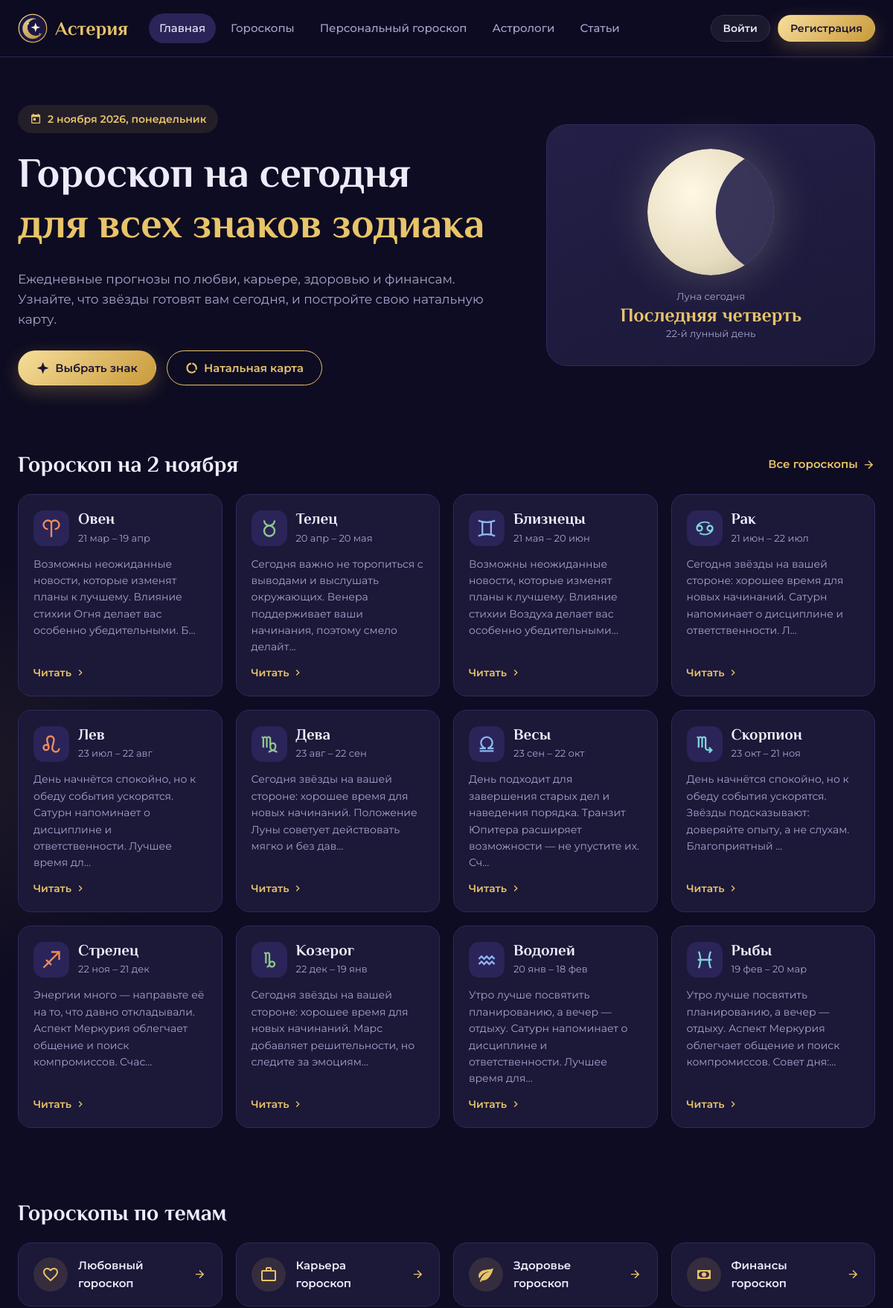
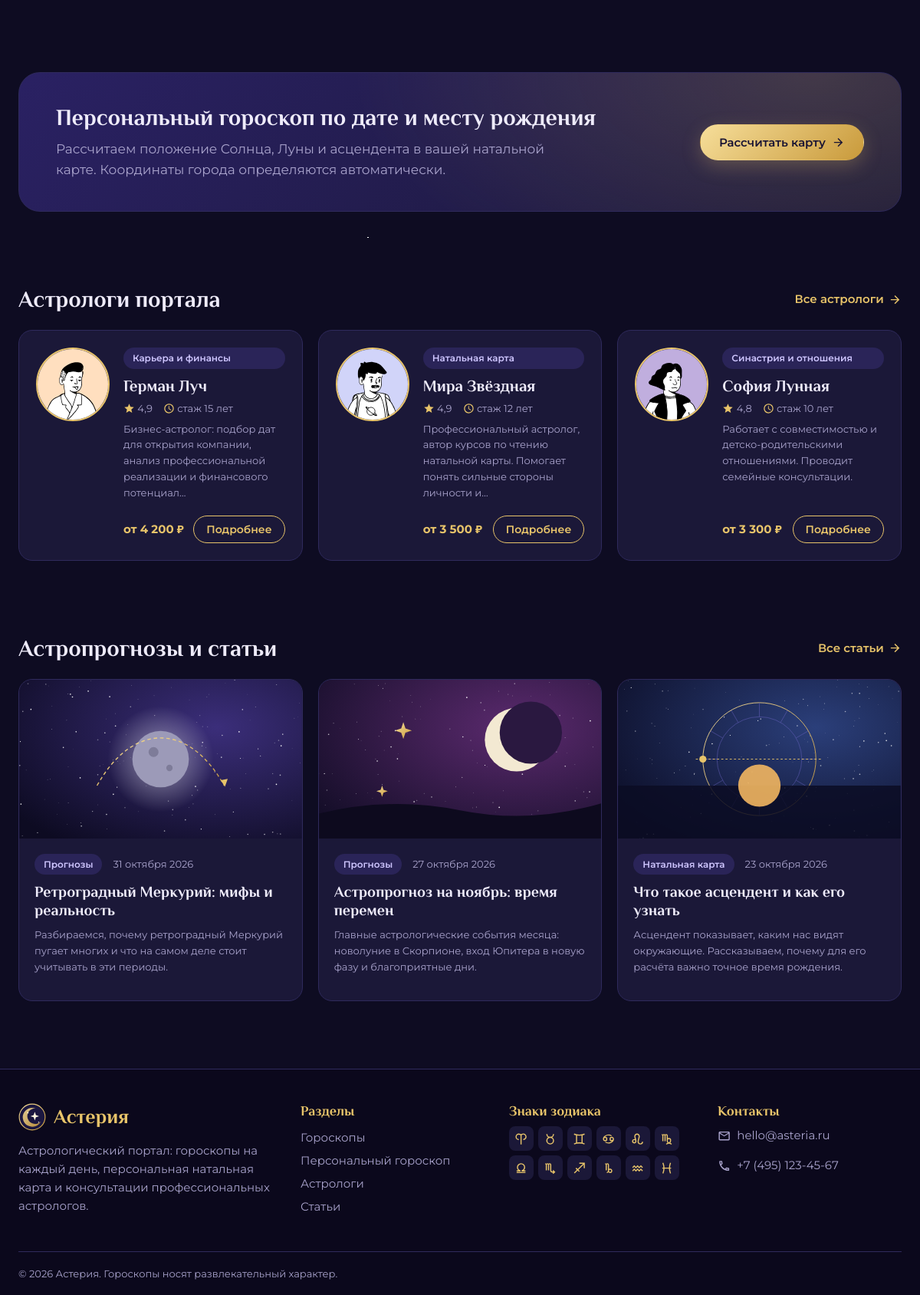
The page / on the database its author committed (2 pictures, top to bottom).
### tables this page shows
CREATE TABLE horoscopes (
  id INT AUTO_INCREMENT PRIMARY KEY,
  sign_id INT NOT NULL,
  type_id INT NOT NULL,
  period ENUM('day','week') NOT NULL DEFAULT 'day',
  date_from DATE NOT NULL,
  date_to DATE NOT NULL,
  content TEXT NOT NULL,
  rating TINYINT NOT NULL DEFAULT 3,
  created_at DATETIME NOT NULL DEFAULT CURRENT_TIMESTAMP,
  FOREIGN KEY (sign_id) REFERENCES zodiac_signs(id) ON DELETE CASCADE,
  FOREIGN KEY (type_id) REFERENCES horoscope_types(id) ON DELETE CASCADE
);

CREATE TABLE zodiac_signs (
  id INT AUTO_INCREMENT PRIMARY KEY,
  name VARCHAR(30) NOT NULL,
  slug VARCHAR(30) NOT NULL UNIQUE,
  date_start CHAR(5) NOT NULL,
  date_end CHAR(5) NOT NULL,
  element ENUM('Огонь','Земля','Воздух','Вода') NOT NULL,
  planet VARCHAR(30) NOT NULL,
  description TEXT NOT NULL
);

CREATE TABLE horoscope_types (
  id INT AUTO_INCREMENT PRIMARY KEY,
  name VARCHAR(30) NOT NULL,
  slug VARCHAR(30) NOT NULL UNIQUE
);

CREATE TABLE astrologers (
  id INT AUTO_INCREMENT PRIMARY KEY,
  name VARCHAR(100) NOT NULL,
  photo VARCHAR(100) NOT NULL,
  specialization VARCHAR(100) NOT NULL,
  experience INT NOT NULL,
  price INT NOT NULL,
  rating DECIMAL(2,1) NOT NULL DEFAULT 5.0,
  about TEXT NOT NULL
);

CREATE TABLE articles (
  id INT AUTO_INCREMENT PRIMARY KEY,
  title VARCHAR(200) NOT NULL,
  slug VARCHAR(100) NOT NULL UNIQUE,
  category VARCHAR(50) NOT NULL,
  image VARCHAR(100) NOT NULL,
  excerpt VARCHAR(300) NOT NULL,
  content TEXT NOT NULL,
  astrologer_id INT NULL,
  published_at DATE NOT NULL,
  views INT NOT NULL DEFAULT 0,
  FOREIGN KEY (astrologer_id) REFERENCES astrologers(id) ON DELETE SET NULL
);

### index.php (the view, shortened to what this page needs)
<?php
require 'includes/db.php';
require_once 'includes/functions.php';
$today = date('Y-m-d');
$stmt = $pdo->prepare("SELECT h.*, s.name, s.slug, s.element, s.date_start, s.date_end
    FROM horoscopes h
    JOIN zodiac_signs s ON s.id = h.sign_id
    JOIN horoscope_types t ON t.id = h.type_id
    WHERE h.period = 'day' AND t.slug = 'general' AND h.date_from = ?
    ORDER BY s.id");
$stmt->execute([$today]);
$todayList = $stmt->fetchAll();
$types = $pdo->query("SELECT * FROM horoscope_types WHERE slug <> 'general' ORDER BY id")->fetchAll();
$astrologers = $pdo->query('SELECT * FROM astrologers ORDER BY rating DESC, experience DESC LIMIT 3')->fetchAll();
$articles = $pdo->query('SELECT * FROM articles ORDER BY published_at DESC LIMIT 3')->fetchAll();
$moon = moonPhase();
require 'includes/header.php';
?>
<section class="hero">
    <div class="container hero-grid">
        <div class="hero-text">
            <span class="eyebrow"><?= icon('calendar-today') ?><?= ruDate($today) ?>, <?= weekdayRu($today) ?></span>
            <h1>Гороскоп на сегодня<br><span class="gold">для всех знаков зодиака</span></h1>
            <p class="lead">Ежедневные прогнозы по любви, карьере, здоровью и финансам. Узнайте, что звёзды готовят вам сегодня, и постройте свою натальную карту.</p>
            <div class="hero-actions">
                <a class="btn btn-gold" href="#signs"><?= icon('star-four-points') ?>Выбрать знак</a>
                <a class="btn btn-outline" href="<?= url('personal.php') ?>"><?= icon('chart-donut') ?>Натальная карта</a>
            </div>
        </div>
        <aside class="moon-card">
            <?php $shift = $moon['phase'] < 0.5 ? -$moon['phase'] * 200 : 200 - $moon['phase'] * 200; ?>
            <div class="moon-visual" style="--shift: <?= round($shift, 1) ?>%"><span></span></div>
            <div>
                <div class="muted small">Луна сегодня</div>
                <div class="moon-name"><?= e($moon['name']) ?></div>
                <div class="muted small"><?= $moon['day'] ?>-й лунный день</div>
            </div>
        </aside>
    </div>
</section>
<section class="section" id="signs">
    <div class="container">
        <div class="section-head">
            <h2>Гороскоп на <?= ruDate($today, false) ?></h2>
            <a class="link" href="<?= url('horoscopes.php') ?>">Все гороскопы <?= icon('arrow-right') ?></a>
        </div>
        <div class="sign-grid">
            <?php foreach ($todayList as $h): ?>
                <a class="sign-card el-<?= e(['Огонь' => 'fire', 'Земля' => 'earth', 'Воздух' => 'air', 'Вода' => 'water'][$h['element']]) ?>" href="<?= url('horoscopes.php?sign=' . $h['slug']) ?>">
                    <div class="sign-top">
                        <span class="sign-glyph"><?= zodiacIcon($h['slug']) ?></span>
                        <div>
                            <h3><?= e($h['name']) ?></h3>
                            <span class="muted small"><?= e(signPeriod($h)) ?></span>
                        </div>
                    </div>
                    <p><?= e(mb_strimwidth($h['content'], 0, 120, '…')) ?></p>
                    <span class="sign-more">Читать <?= icon('chevron-right') ?></span>
                </a>
            <?php endforeach; ?>
        </div>
    </div>
</section>
<section class="section">
    <div class="container">
        <div class="section-head"><h2>Гороскопы по темам</h2></div>
        <div class="type-grid">
            <?php foreach ($types as $t): ?>
                <a class="type-card" href="<?= url('horoscopes.php?type=' . $t['slug']) ?>">
                    <span class="type-icon"><?= icon(typeIcon($t['slug'])) ?></span>
                    <span><?= e($t['name']) ?> гороскоп</span>
                    <?= icon('arrow-right', 'ico ico-arrow') ?>
                </a>
            <?php endforeach; ?>
        </div>
    </div>
</section>
<section class="section">
    <div class="container">
        <div class="cta-card">
            <div>
                <h2>Персональный гороскоп по дате и месту рождения</h2>
                <p class="lead">Рассчитаем положение Солнца, Луны и асцендента в вашей натальной карте. Координаты города определяются автоматически.</p>
            </div>
            <a class="btn btn-gold" href="<?= url('personal.php') ?>">Рассчитать карту <?= icon('arrow-right') ?></a>
        </div>
    </div>
</section>
<section class="section">
    <div class="container">
        <div class="section-head">
            <h2>Астрологи портала</h2>
            <a class="link" href="<?= url('astrologers.php') ?>">Все астрологи <?= icon('arrow-right') ?></a>
        </div>
        <div class="astro-grid">
            <?php foreach ($astrologers as $a): ?>
                <?php include 'includes/astrologer_card.php'; ?>
            <?php endforeach; ?>
        </div>
    </div>
</section>
<section class="section">
    <div class="container">
        <div class="section-head">
            <h2>Астропрогнозы и статьи</h2>
            <a class="link" href="<?= url('articles.php') ?>">Все статьи <?= icon('arrow-right') ?></a>
        </div>
        <div class="article-grid">
            <?php foreach ($articles as $art): ?>
                <?php include 'includes/article_card.php'; ?>
            <?php endforeach; ?>
        </div>
    </div>
</section>
<?php require 'includes/footer.php'; ?>

### includes/header.php (shortened to what this page needs)
<?php
require_once __DIR__ . '/functions.php';
$current = basename($_SERVER['SCRIPT_NAME']);
$nav = [
    'index.php' => 'Главная',
    'horoscopes.php' => 'Гороскопы',
    'personal.php' => 'Персональный гороскоп',
    'astrologers.php' => 'Астрологи',
    'articles.php' => 'Статьи',
];
$activeMap = ['astrologer.php' => 'astrologers.php', 'article.php' => 'articles.php'];
$activePage = $activeMap[$current] ?? $current;
?>
<!DOCTYPE html>
<html lang="ru">
<head>
    <link rel="stylesheet" href="<?= url('assets/css/fonts.css') ?>">
    <link rel="stylesheet" href="<?= url('assets/css/style.css') ?>">
</head>
<body class="<?= e($bodyClass ?? '') ?>">
<div class="sky" aria-hidden="true"></div>
<header class="site-header">
    <div class="container header-inner">
        <a class="logo" href="<?= url('index.php') ?>">
            <img src="<?= url('assets/img/logo.svg') ?>" alt="" width="40" height="40">
            <span>Астерия</span>
        </a>
        <nav class="main-nav">
            <?php foreach ($nav as $file => $title): ?>
                <a href="<?= url($file) ?>" class="<?= $activePage === $file ? 'active' : '' ?>"><?= e($title) ?></a>
            <?php endforeach; ?>
        </nav>
        <div class="header-actions">
            <?php if (isLoggedIn()): ?>
                <?php if (isAdmin()): ?>
                    <a class="btn btn-ghost btn-sm" href="<?= url('admin/index.php') ?>"><?= icon('cog-outline') ?>Админ-панель</a>
                <?php endif; ?>
                <a class="btn btn-ghost btn-sm" href="<?= url('account.php') ?>"><?= icon('account-circle-outline') ?><?= e(explode(' ', $_SESSION['name'])[0]) ?></a>
                <a class="icon-btn" href="<?= url('logout.php') ?>" title="Выйти"><?= icon('logout') ?></a>
            <?php else: ?>
                <a class="btn btn-ghost btn-sm" href="<?= url('login.php') ?>">Войти</a>
                <a class="btn btn-gold btn-sm" href="<?= url('register.php') ?>">Регистрация</a>
            <?php endif; ?>
        </div>
    </div>
</header>
<main class="site-main">

### includes/functions.php (shortened to what this page needs)
<?php
function e($value): string
{
    return htmlspecialchars((string)$value, ENT_QUOTES, 'UTF-8');
}
function url(string $path = ''): string
{
    return BASE_URL . '/' . ltrim($path, '/');
}
function icon(string $name, string $class = 'ico'): string
{
    static $cache = [];
    if (!isset($cache[$name])) {
        $file = __DIR__ . '/../assets/img/icons/' . $name . '.svg';
        $svg = is_file($file) ? file_get_contents($file) : '';
        $svg = preg_replace('/ id="[^"]*"/', '', $svg);
        $cache[$name] = $svg;
    }
    return str_replace('<svg ', '<svg class="' . e($class) . '" aria-hidden="true" fill="currentColor" ', $cache[$name]);
}
function isLoggedIn(): bool
{
    return isset($_SESSION['user_id']);
}
function allSigns(PDO $pdo): array
{
    static $signs = null;
    if ($signs === null) {
        $signs = $pdo->query('SELECT * FROM zodiac_signs ORDER BY id')->fetchAll();
    }
    return $signs;
}
function signPeriod(array $s): string
{
    $m = ['01' => 'янв', '02' => 'фев', '03' => 'мар', '04' => 'апр', '05' => 'мая', '06' => 'июн',
          '07' => 'июл', '08' => 'авг', '09' => 'сен', '10' => 'окт', '11' => 'ноя', '12' => 'дек'];
    [$m1, $d1] = explode('-', $s['date_start']);
    [$m2, $d2] = explode('-', $s['date_end']);
    return (int)$d1 . ' ' . $m[$m1] . ' – ' . (int)$d2 . ' ' . $m[$m2];
}
function ruDate(string $date, bool $withYear = true): string
{
    $months = ['', 'января', 'февраля', 'марта', 'апреля', 'мая', 'июня', 'июля', 'августа', 'сентября', 'октября', 'ноября', 'декабря'];
    $t = strtotime($date);
    return (int)date('j', $t) . ' ' . $months[(int)date('n', $t)] . ($withYear ? ' ' . date('Y', $t) : '');
}
function weekdayRu(string $date): string
{
    $d = ['воскресенье', 'понедельник', 'вторник', 'среда', 'четверг', 'пятница', 'суббота'];
    return $d[(int)date('w', strtotime($date))];
}
function moonPhase(?int $ts = null): array
{
    $ts = $ts ?? time();
    $synodic = 29.530588853;
    $knownNew = gmmktime(18, 14, 0, 1, 6, 2000);
    $age = fmod(($ts - $knownNew) / 86400, $synodic);
    $phase = $age / $synodic;
    $names = [
        [0.03, 'Новолуние'], [0.22, 'Растущий серп'], [0.28, 'Первая четверть'], [0.47, 'Растущая Луна'],
        [0.53, 'Полнолуние'], [0.72, 'Убывающая Луна'], [0.78, 'Последняя четверть'], [0.97, 'Убывающий серп'], [1.01, 'Новолуние'],
    ];
    foreach ($names as [$limit, $name]) {
        if ($phase < $limit) break;
    }
    return ['age' => round($age, 1), 'phase' => $phase, 'name' => $name, 'day' => (int)floor($age) + 1];
}
function typeIcon(string $slug): string
{
    return ['general' => 'star-four-points', 'love' => 'heart-outline', 'career' => 'briefcase-outline',
            'health' => 'leaf', 'finance' => 'cash'][$slug] ?? 'star-four-points';
}
function zodiacIcon(string $slug, string $class = 'ico'): string
{
    return icon('zodiac-' . $slug, $class);
}

### includes/astrologer_card.php (shortened to what this page needs)
<article class="astro-card">
    <img class="avatar" src="<?= url('assets/img/avatars/' . $a['photo']) ?>" alt="<?= e($a['name']) ?>" width="96" height="96">
    <div class="astro-body">
        <span class="badge"><?= e($a['specialization']) ?></span>
        <h3><?= e($a['name']) ?></h3>
        <div class="astro-meta">
            <span><?= icon('star') ?> <?= e(number_format((float)$a['rating'], 1, ',', '')) ?></span>
            <span><?= icon('clock-outline') ?> стаж <?= (int)$a['experience'] ?> лет</span>
        </div>
        <p class="muted small"><?= e(mb_strimwidth($a['about'], 0, 110, '…')) ?></p>
        <div class="astro-foot">
            <span class="price">от <?= number_format((int)$a['price'], 0, ',', ' ') ?> ₽</span>
            <a class="btn btn-outline btn-sm" href="<?= url('astrologer.php?id=' . $a['id']) ?>">Подробнее</a>
        </div>
    </div>
</article>

### includes/article_card.php (shortened to what this page needs)
<a class="article-card" href="<?= url('article.php?slug=' . $art['slug']) ?>">
    <img src="<?= url('assets/img/articles/' . $art['image']) ?>" alt="" loading="lazy">
    <div class="article-body">
        <div class="article-meta">
            <span class="badge"><?= e($art['category']) ?></span>
            <span class="muted small"><?= ruDate($art['published_at']) ?></span>
        </div>
        <h3><?= e($art['title']) ?></h3>
        <p class="muted small"><?= e($art['excerpt']) ?></p>
    </div>
</a>

### includes/footer.php (shortened to what this page needs)
</main>
<footer class="site-footer">
    <div class="container footer-grid">
        <div>
            <a class="logo" href="<?= url('index.php') ?>">
                <img src="<?= url('assets/img/logo.svg') ?>" alt="" width="36" height="36">
                <span>Астерия</span>
            </a>
            <p class="muted">Астрологический портал: гороскопы на каждый день, персональная натальная карта и консультации профессиональных астрологов.</p>
        </div>
        <div>
            <h4>Разделы</h4>
            <a href="<?= url('horoscopes.php') ?>">Гороскопы</a>
            <a href="<?= url('personal.php') ?>">Персональный гороскоп</a>
            <a href="<?= url('astrologers.php') ?>">Астрологи</a>
            <a href="<?= url('articles.php') ?>">Статьи</a>
        </div>
        <div>
            <h4>Знаки зодиака</h4>
            <div class="footer-signs">
                <?php foreach (allSigns($pdo) as $s): ?>
                    <a href="<?= url('horoscopes.php?sign=' . $s['slug']) ?>" title="<?= e($s['name']) ?>"><?= zodiacIcon($s['slug']) ?></a>
                <?php endforeach; ?>
            </div>
        </div>
        <div>
            <h4>Контакты</h4>
            <p class="muted"><?= icon('email-outline') ?> hello@asteria.ru</p>
            <p class="muted"><?= icon('phone-outline') ?> +7 (495) 123-45-67</p>
        </div>
    </div>
    <div class="container footer-bottom">© <?= date('Y') ?> Астерия. Гороскопы носят развлекательный характер.</div>
</footer>
</body>
</html>

### rows shown on the page
horoscopes: sign.name "Овен", h "21 мар – 19 апр", content "Возможны неожиданные новости, которые изменят планы к лучшему. Влияние стихии Огня делает вас особенно убедительными. Б…"
horoscopes: sign.name "Телец", h "20 апр – 20 мая", content "Сегодня важно не торопиться с выводами и выслушать окружающих. Венера поддерживает ваши начинания, поэтому смело делайт…"
horoscopes: sign.name "Близнецы", h "21 мая – 20 июн", content "Возможны неожиданные новости, которые изменят планы к лучшему. Влияние стихии Воздуха делает вас особенно убедительными…"
horoscopes: sign.name "Рак", h "21 июн – 22 июл", content "Сегодня звёзды на вашей стороне: хорошее время для новых начинаний. Сатурн напоминает о дисциплине и ответственности. Л…"
horoscopes: sign.name "Лев", h "23 июл – 22 авг", content "День начнётся спокойно, но к обеду события ускорятся. Сатурн напоминает о дисциплине и ответственности. Лучшее время дл…"
horoscopes: sign.name "Дева", h "23 авг – 22 сен", content "Сегодня звёзды на вашей стороне: хорошее время для новых начинаний. Положение Луны советует действовать мягко и без дав…"
horoscopes: sign.name "Весы", h "23 сен – 22 окт", content "День подходит для завершения старых дел и наведения порядка. Транзит Юпитера расширяет возможности — не упустите их. Сч…"
horoscopes: sign.name "Скорпион", h "23 окт – 21 ноя", content "День начнётся спокойно, но к обеду события ускорятся. Звёзды подсказывают: доверяйте опыту, а не слухам. Благоприятный …"
horoscopes: sign.name "Стрелец", h "22 ноя – 21 дек", content "Энергии много — направьте её на то, что давно откладывали. Аспект Меркурия облегчает общение и поиск компромиссов. Счас…"
horoscopes: sign.name "Козерог", h "22 дек – 19 янв", content "Сегодня звёзды на вашей стороне: хорошее время для новых начинаний. Марс добавляет решительности, но следите за эмоциям…"
horoscopes: sign.name "Водолей", h "20 янв – 18 фев", content "Утро лучше посвятить планированию, а вечер — отдыху. Сатурн напоминает о дисциплине и ответственности. Лучшее время для…"
horoscopes: sign.name "Рыбы", h "19 фев – 20 мар", content "Утро лучше посвятить планированию, а вечер — отдыху. Аспект Меркурия облегчает общение и поиск компромиссов. Совет дня:…"
horoscope_types: name "Любовный"
horoscope_types: name "Карьера"
horoscope_types: name "Здоровье"
horoscope_types: name "Финансы"
astrologers: photo (picture), specialization "Карьера и финансы", name "Герман Луч", rating "4,9", experience "15", about "Бизнес-астролог: подбор дат для открытия компании, анализ профессиональной реализации и финансового потенциал…", price "4 200"
astrologers: photo (picture), specialization "Натальная карта", name "Мира Звёздная", rating "4,9", experience "12", about "Профессиональный астролог, автор курсов по чтению натальной карты. Помогает понять сильные стороны личности и…", price "3 500"
astrologers: photo (picture), specialization "Синастрия и отношения", name "София Лунная", rating "4,8", experience "10", about "Работает с совместимостью и детско-родительскими отношениями. Проводит семейные консультации.", price "3 300"
articles: image (picture), category "Прогнозы", published_at "31 октября 2026", title "Ретроградный Меркурий: мифы и реальность", excerpt "Разбираемся, почему ретроградный Меркурий пугает многих и что на самом деле стоит учитывать в эти периоды."
articles: image (picture), category "Прогнозы", published_at "27 октября 2026", title "Астропрогноз на ноябрь: время перемен", excerpt "Главные астрологические события месяца: новолуние в Скорпионе, вход Юпитера в новую фазу и благоприятные дни."
articles: image (picture), category "Натальная карта", published_at "23 октября 2026", title "Что такое асцендент и как его узнать", excerpt "Асцендент показывает, каким нас видят окружающие. Рассказываем, почему для его расчёта важно точное время рождения."

### other values the page prints
$title "Главная"
$title "Гороскопы"
$title "Персональный гороскоп"
$title "Астрологи"
$title "Статьи"
$moon['name'] "Последняя четверть"
$moon['day'] "22"
